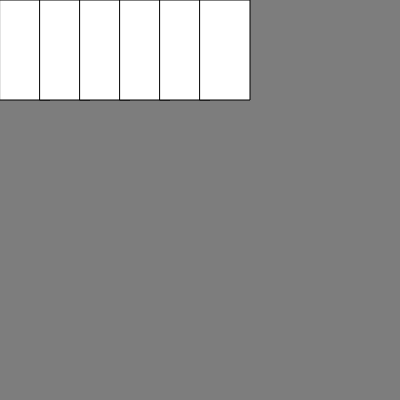
Frame 1 (no input)
Frame 60 (no input): identical to frame 1, image omitted
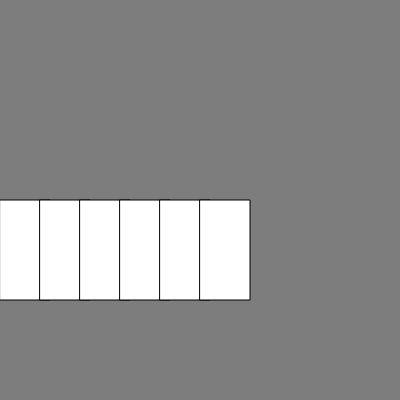
Frame 120 (the mouse pressed at the canvas centre since frame 60)

The p5.js sketch that drew these frames (run headless with seeded random() and noise() and a simulated clock; from frame 60 on, the mouse is pressed at the canvas centre):

// p5.js sketch
// ── sketch.js
let canvasWidth = 400;
let canvasHeight = 400;
let fillColor = "black"

function setup() {
  createCanvas(canvasWidth, canvasHeight);
 
}

function draw() {
  background((125));
  let n = 0;
  for (let n=0; n<6; n++){
rect(40*n, mouseY, 50, 100); 

}
}
  
